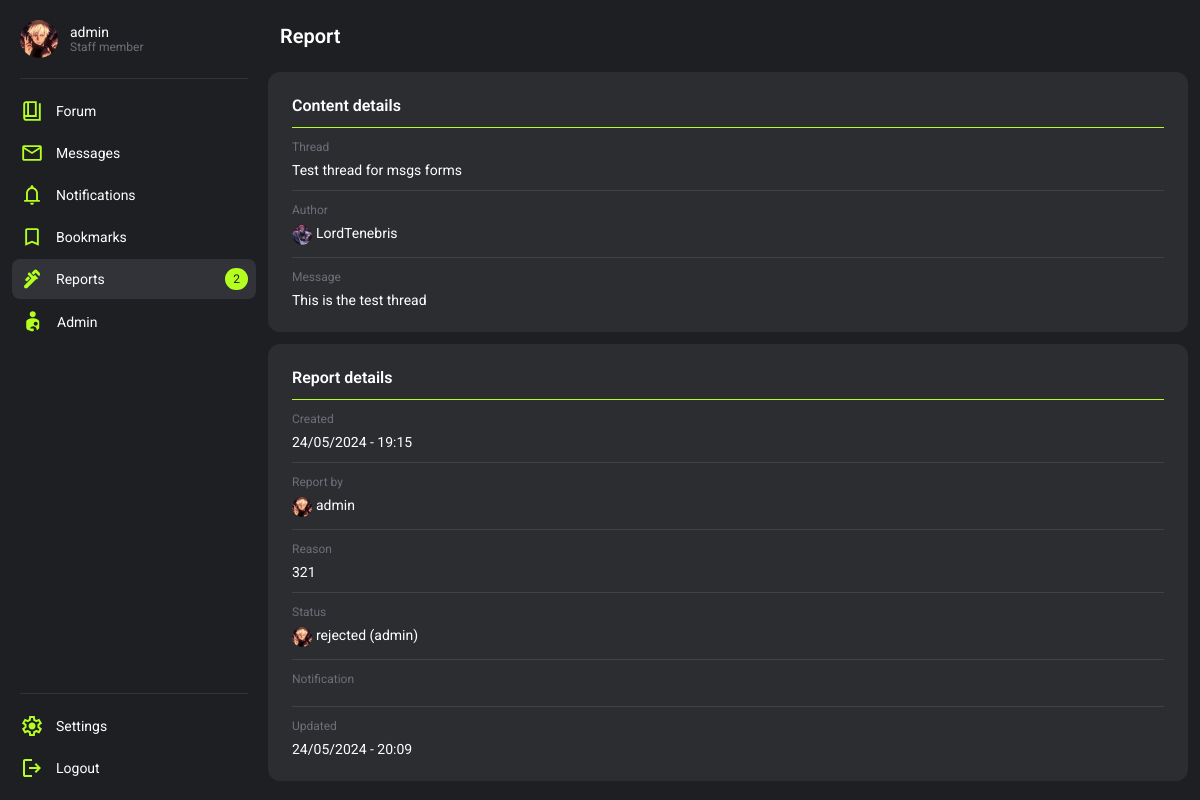
Screenshot of /moderation/13/ (signed in) with the database file from the repository.
### users/models.py (models this page shows, shortened)
class Profile(models.Model):
    user = models.OneToOneField(User, on_delete=models.CASCADE)
    title = models.CharField(max_length=100, null=True, blank=True, default="Member")
    info = models.CharField(max_length=200, null=True, blank=True)
    profile_picture = models.CharField(max_length=225, null=True, blank=True, default="default.svg")
    warnings = models.SmallIntegerField(default=0)
    active_notifications = models.IntegerField(default=0)
    is_banned = models.BooleanField(default=False)
    banned_by = models.ForeignKey(User, related_name='banned_by', null=True, blank=True, on_delete=models.SET_NULL)
    ban_reason = models.TextField(null=True, blank=True)
    ban_time = models.DateTimeField(null=True, blank=True)

### moderation/models.py (models this page shows, shortened)
class Report(models.Model):
    content = models.ForeignKey(Message, on_delete=models.SET_NULL, null=True, blank=True)
    user = models.ForeignKey(User, on_delete=models.SET_NULL, null=True, blank=True)
    reason = models.TextField()
    is_closed = models.BooleanField(default=False)
    is_resolved = models.BooleanField(default=False)
    is_rejected = models.BooleanField(default=False)
    assigned_to = models.ForeignKey(User, related_name="assigned_to", on_delete=models.SET_NULL, null=True, blank=True, default=None)
    closed_by = models.ForeignKey(User, related_name="closed_by", on_delete=models.SET_NULL, null=True, blank=True, default=None)
    is_notified = models.BooleanField(default=False)
    notification = models.CharField(max_length=250, blank=True, null=True)
    time_changed = models.DateTimeField(null=True, blank=True)
    time_created = models.DateTimeField(default=datetime.now())

### forum/models.py (models this page shows, shortened)
class Message(models.Model):
    thread = models.ForeignKey(Thread, on_delete=models.CASCADE)
    user = models.ForeignKey(User, on_delete=models.CASCADE)
    message = models.TextField()
    is_start = models.BooleanField(default=False)
    upvotes = models.PositiveIntegerField(null=True, blank=True, default=0)
    downvotes = models.PositiveIntegerField(null=True, blank=True, default=0)
    is_solution = models.BooleanField(default=False)
    is_visible = models.BooleanField(default=True)
    deleted_by = models.ForeignKey(User, on_delete=models.SET_NULL, blank=True, null=True, related_name="deleted_by")
    invis_reason = models.TextField(blank=True, null=True)
    time_created = models.DateTimeField(default=datetime.now())
    time_changed = models.DateTimeField(null=True, blank=True)
    changer = models.ForeignKey(User, on_delete=models.SET_NULL, null=True, blank=True, related_name="changer")

class Thread(models.Model):
    user = models.ForeignKey(User, on_delete=models.SET_NULL, null=True)
    title = models.CharField(max_length=225)
    slug = models.SlugField(max_length=225, blank=True, null=True)
    node = models.ForeignKey(Node, on_delete=models.CASCADE)
    is_closed = models.BooleanField(default=False)
    is_visible = models.BooleanField(default=True)
    is_pinned = models.BooleanField(default=False)
    msg_amount = models.IntegerField(blank=True, null=True, default=1)
    invis_reason = models.TextField(blank=True, null=True)
    deleted_by = models.ForeignKey(User, on_delete=models.SET_NULL, null=True, blank=True, related_name="thread_deleted_by")
    time_created = models.DateTimeField(default=datetime.now())
    time_changed = models.DateTimeField(null=True, blank=True)

### moderation/views.py (the view, shortened to what this page needs)
# urls.py: path('<int:id>/', report_details, name="report_details")
@permission_required('moderation.view_report', raise_exception=False)
def report_details(request, id):
    try:
        report = Report.objects.get(id=id)
        desired_permissions = Permission.objects.filter(codename='change_report')
        users_with_permissions = User.objects.filter(
            Q(user_permissions__in=desired_permissions) |
            Q(groups__permissions__in=desired_permissions) |
            Q(is_staff=True)
        ).distinct()
    except:
        return render(request, 'error.html')
    context = {
        "report":report,
        "moderators": users_with_permissions
        }
    return render(request, 'report_details.html', context)

### users/chat_processor.py (called while the page is built, shortened)
def profile_processor(request):
    chat_data = {}
    return chat_data

### moderation/templates/report_details.html (shortened to what this page needs)
{% extends 'base.html' %}
{% block style %}
    {% load static %}
    <link rel="stylesheet" href="{% static 'moderation.css' %}">
    <link rel="stylesheet" href="{% static 'forum.css' %}">
{% endblock %}
{% block header %}
    <header>
        <h2 class="title">Report</h2>
    </header>
{% endblock %}
{% block content %}
    <div class="container" style="gap: 12px;">
        <div class="card">
            <div class="wrapper cardHeader">
                <h2 class="cardTitle">Content details</h2>
            </div>
            <div class="cardLine"></div>
            <div class="container cardSection">
                <p class="meta">Thread</p>
                <a class="text" href="{% url 'thread' report.content.thread.node.slug report.content.thread.slug report.content.thread.id %}">{{ report.content.thread.title }}</a>
            </div>
            <div class="cardLine"></div>
            <div class="container cardSection">
                <p class="meta">Author</p>
                <a class="themeCardProfileCon wrapper" href="{% url 'profile_view' report.content.user.id %}">
                    <img src="{{media_url}}{{ report.content.user.profile.profile_picture }}" alt="" class="themeCardSectionProfilePicture">
                    {% if report.content.user.profile.is_banned and perms.users.view_profile %}
                        <p class="text"><del>{{ report.content.user.username }}</del></p>
                    {% else %}
                        <p class="text">{{ report.content.user.username }}</p>
                    {% endif %}
                </a>
            </div>
            <div class="cardLine"></div>
            <div class="container cardSection">
                <p class="meta">Message</p>
                <a class="text" href="{% url 'thread' report.content.thread.node.slug report.content.thread.slug report.content.thread.id %}#{{report.content.id}}">{{ report.content.message }}</a>
            </div>
        </div>
        <div class="card">
            <div class="wrapper cardHeader">
                <h2 class="cardTitle">Report details</h2>
            </div>
            <div class="cardLine"></div>
            <div class="container cardSection">
                <p class="meta">Created</p>
                <p class="text">{{ report.time_created|date:"d/m/Y - H:i" }}</p>
            </div>
            <div class="cardLine"></div>
            <div class="container cardSection">
                <p class="meta">Report by</p>
                <a class="themeCardProfileCon wrapper" href="{% url 'profile_view' report.user.id %}">
                    <img src="{{media_url}}{{report.user.profile.profile_picture}}" alt="" class="themeCardSectionProfilePicture">
                    {% if perms.users.view_profile and report.user.profile.is_banned %}
                        <p class="text"><del>{{ report.user }}</del></p>
                    {% else %}
                        <p class="text">{{ report.user }}</p>
                    {% endif %}
                </a>
            </div>
            <div class="cardLine"></div>
            <div class="container cardSection">
                <p class="meta">Reason</p>
                <p class="text">{{ report.reason }}</p>
            </div>
            <div class="cardLine"></div>
            <div class="container cardSection">
                <p class="meta">Status</p>
                <div class="themeCardProfileCon wrapper">
                    {% if report.is_closed %}
                    <img src="{{media_url}}{{report.closed_by.profile.profile_picture}}" alt="" class="themeCardSectionProfilePicture">
                    <p class="text">
                        {% if report.is_resolved %}
                            resolved
                                {% if perms.users.view_profile and report.closed_by.profile.is_banned %}
                                    (<a class="text" href="{% url 'profile_view' report.closed_by.id %}"><del>{{ report.closed_by.username }}</del></a>)
                                {% else %}
                                    (<a class="text" href="{% url 'profile_view' report.closed_by.id %}">{{ report.closed_by.username }}</a>)
                                {% endif %}
                        {% else %}
                            rejected
                                {% if perms.users.view_profile and report.closed_by.profile.is_banned %}
                                    (<a class="text" href="{% url 'profile_view' report.closed_by.id %}"><del>{{ report.closed_by.username }}</del></a>)
                                {% else %}
                                    (<a class="text" href="{% url 'profile_view' report.closed_by.id %}">{{ report.closed_by.username }}</a>)
                                {% endif %}
                        {% endif %}
                    </p>
                </div>
                {% endif %}
            </div>
            {% if report.is_closed %}
            <div class="cardLine"></div>
            <div class="container cardSection">
                <p class="meta">Notification</p>
            </div>
            <div class="cardLine"></div>
            <div class="container cardSection">
                <p class="meta">Updated</p>
                <p class="text">{{ report.time_changed|date:"d/m/Y - H:i" }}</p>
            </div>
            {% endif %}
        </div>
    </div>
{% endblock %}

### base/templates/base.html (shortened to what this page needs)
<!DOCTYPE html>
<html lang="en">
<head>
    {% load static %}
    {% if request.user.is_authenticated %}
        <link rel="stylesheet" href="{% static 'themes/theme_' %}{{request.user.preference.color_theme}}.css">
    {% else %}
        <link rel="stylesheet" href="{% static 'themes/theme_0.css' %}">
    {% endif %}
    <link rel="stylesheet" href="{% static 'style.css' %}">
    {% block style %}{% endblock %}
</head>
<body>
    <nav>
        {% if request.user.is_authenticated %}
            <div class="container navBtnContainer" id="navConProfile">
                <a class="wrapper navBtn" href="{% url 'profile_view' request.user.id %}">
                    {%  if avatar_path %}
                        <img class="navBtnAvatar" src="{{ avatar_path }}" alt="">
                    {% else %}
                        <img src="{% static 'assets/missing_avatar.svg' %}" alt="">
                    {% endif %}
                    <div class="container">
                        <span class="text">{{ request.user.username }}</span>
                        <span class="meta">{{request.user.profile.title}}</span>
                    </div>
                </a>
            </div>
            <div class="navLine"></div>
            <div class="container navBtnContainer" id="navConMain">
                <a class="wrapper navBtn {% if current_tab == 'forum' %}focus{% endif %}" href="{% url 'forum_main' %}">
                    <span class="text">Forum</span>
                </a>
                <a class="wrapper navBtn space {% if current_tab == 'message' %}focus{% endif %}" href="{% url 'messages_main' %}">
                    <div class="wrapper navBtnMainContainer">
                        <span class="text">Messages</span>
                    </div>
                </a>
                <a class="wrapper navBtn space {% if current_tab == 'notifications' %}focus{% endif %}" href="{% url 'notifications' %}">
                    <div class="wrapper navBtnMainContainer">
                        <span class="text">Notifications</span>
                    </div>
                </a>
                <a class="wrapper navBtn {% if current_tab == 'bookmarks' %}focus{% endif %}" href="{% url 'bookmarks_main' %}">
                    <span class="text">Bookmarks</span>
                </a>
                {% if perms.moderation.view_reports %}
                <a class="wrapper navBtn space {% if current_tab == 'moderation' %}focus{% endif %}" href="{% url 'moderation_main' %}">
                    <div class="wrapper navBtnMainContainer">
                        <span class="text">Reports</span>
                    </div>
                    {% if reports_amount > 0 %}
                        {% if assigned_reports > 0 %}
                            <p class="navNotificationBadge">{{assigned_reports}}/{{reports_amount}}</p>
                        {% else %}
                            <p class="navNotificationBadge">{{reports_amount}}</p>
                        {% endif %}
                    {% endif %}
                </a>
                {% endif %}
                {% if request.user.is_staff %}
                <a class="wrapper navBtn" href="{% url 'admin:index' %}">
                    <span class="text">Admin</span>
                </a>
                {% endif %}
            </div>
            <div class="navLine"></div>
            <div class="container navBtnContainer" id="navConOptions">
                <a class="wrapper navBtn" href="{% url 'profile_edit' request.user.id %}">
                    <span class="text">Settings</span>
                </a>
                <a class="wrapper navBtn" href="{% url 'logout_user' %}">
                    <span class="text">Logout</span>
                </a>
            </div>
        {% endif %}
    </nav>
    <div class="main">
        {% block header %}{% endblock %}
        {% block content %}{% endblock %}
    </div>
</body>
</html>

### base/static/themes/theme_0.css (style rules this page uses)
:root { --text: #ffffff; --text-muted: #6D6F78; --bg: #1E1F22; --primary: #2B2D31; --border_dark: #404249; --border_light: #313338; --isClickable: #404249; --focus: #313338; --accent: #B4FF1F; }

### base/static/style.css (style rules this page uses)
* { margin: 0; padding: 0; border: none; font-family: "Roboto", sans-serif; }
body { box-sizing: border-box; height: 100vh; background-color: var(--bg); display: grid; grid-template-columns: 256px minmax(256px , 1fr); gap: 12px; }
a { text-decoration: none; }
.container { display: flex; flex-direction: column; }
.wrapper { display: flex; }
.space { justify-content: space-between; }
.title { color: var(--text); font-size: 20px; font-weight: 600; }
.text { color: var(--text); font-size: 14px; }
.meta { color: var(--text-muted); font-size: 12px; }
.main { box-sizing: border-box; height: 100vh; padding: 12px 12px 12px 0px; display: grid; grid-template-columns: 1fr; grid-template-rows: max-content 1fr; gap: 12px; }
nav { padding: 12px 0px 12px 12px; box-sizing: border-box; height: 100%; display: flex; flex-direction: column; gap: 12px; }
.navLine { margin: 0px 8px; border-top: 1px solid var(--border_light); }
.navNotificationBadge { padding: 4px 8px; border-radius: 24px; font-size: 12px; color: var(--bg); background-color: var(--accent); }
.navBtnContainer { box-sizing: border-box; gap: 2px; }
#navConProfile { grid-row: 1; grid-column: 1; }
#navConMain { height: 100%; grid-row: 2; grid-column: 1; }
#navConOptions { grid-row: 3; grid-column: 1; }
.navBtn { padding: 8px; border-radius: 8px; background-color: var(--bg); align-items: center; gap: 12px; }
.navBtnMainContainer { align-items: center; gap: 12px; }
.navBtnAvatar { width: 38px; aspect-ratio: 1/1; object-fit: cover; object-position: center; border-radius: 100%; border: 1px solid var(--border); }
.navLine { box-sizing: border-box; margin: 0px 8px; height: 1px; flex-grow: 1; background-color: var(--border_light); }
header { padding: 12px; align-items: center; gap: 12px; }
.card { box-sizing: border-box; padding: 12px; border-radius: 12px; background-color: var(--primary); gap: 8px; }
.cardHeader { padding: 12px; align-items: center; gap: 12px; }
.cardTitle { font-weight: 600; font-size: 16px; color: var(--text); }
.cardLine { margin: 0px 12px; border-top: 1px solid var(--border_dark); }
.cardLine:nth-child(2) { border-top: 1px solid var(--accent); }
.cardSection { padding: 12px; gap: 8px; }
.focus { background-color: var(--focus); }

### moderation/static/moderation.css (style rules this page uses)
.main { overflow-y: scroll; }

### forum/static/forum.css (style rules this page uses)
.themeCardProfileCon { gap: 4px; }
.themeCardSectionProfilePicture { width: 20px; aspect-ratio: 1/1; border-radius: 100%; object-fit: cover; object-position: center; }

### rows the page displays
Report: content.thread "Test thread for msgs forms", content.user.profile.profile_picture (picture), content.user.username "LordTenebris", content.message "This is the test thread", time_created "24/05/2024 - 19:15", user.profile.profile_picture (picture), user "admin", reason "321", closed_by.profile.profile_picture (picture), closed_by.username "admin", time_changed "24/05/2024 - 20:09"

### other values shown
{{ request.user.username }} "admin"
{{ request.user.profile.title }} "Staff member"
{{ reports_amount }} "2"
